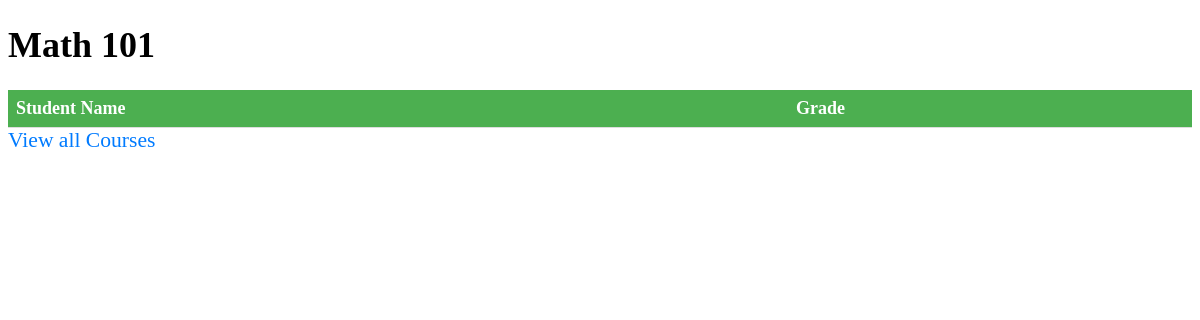
The page /teacher/Math 101 (signed in) on the database as committed earlier.
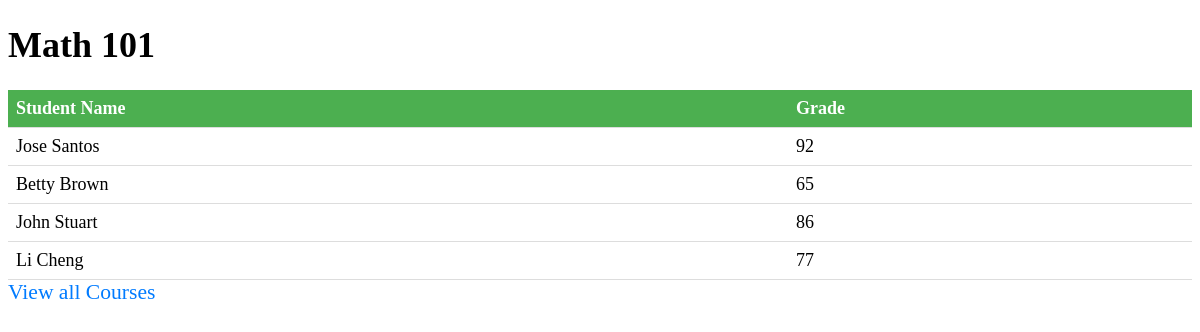
The same page on the database as committed later.
### app.py (models this page shows, shortened)
class Users(UserMixin, db.Model):
    __tablename__ = "Users"
    id = db.Column(db.Integer, primary_key = True)
    username = db.Column(db.String, nullable = False)
    name = db.Column(db.String, nullable = False)
    password = db.Column(db.String, nullable = False)
    accountId = db.Column(db.Integer, nullable = False)
    enrolled = db.relationship('EnrolledClasses', back_populates = 'user')

### app.py (the view)
@app.route('/teacher/<course_name>', methods = ["GET"])
@login_required
def teacherClassInfo(course_name):
    grades = []
    studentsID = []
    studentsNames = []
    courseID = Courses.query.filter_by(course_name = course_name).first().course_id
    students = db.session.query(EnrolledClasses).filter_by(courses_id = courseID)
    for student in students:
        studentsID.append(student.user_id)
        grades.append(student.grade)
    enrolledStudents =  Users.query.filter(Users.id.in_(studentsID))
    for names in enrolledStudents:
        studentsNames.append(names.name)
    length = len(studentsID)
    return render_template('teacherCourse.html', course_name = course_name, students = studentsNames, grades = grades, length = length)

### app.py (called while the page is built)
@login_manager.user_loader
def load_user(user_id):
    return Users.query.get(user_id)

### templates/teacherCourse.html (shortened to what this page needs)
<!DOCTYPE html>
<html>
  <head>
    <link rel="stylesheet" href="static/style.css">
  </head>
  <body>
    <h1>{{course_name}}</h1>
    <table>
      <thead>
        <tr>
          <th>Student Name</th>
          <th>Grade</th>
        </tr>
      </thead>
      <tbody>
        {% for i in range(0, length) %}
        <tr>
            <td>{{students[i]}}</td>
            <td>{{grades[i]}}</td>
        </tr>
        {% endfor %}</tbody>
    </table>
    <a href="{{ url_for('teacherClasses') }}">View all Courses</a>
  </body>
</html>

Rows that differ between the two databases and show on the page:
added Users: name "Jose Santos"
added Users: name "Betty Brown"
added Users: name "John Stuart"
added Users: name "Li Cheng"
Other text that changed with them:
new list line: "92"
new list line: "65"
new list line: "86"
new list line: "77"
